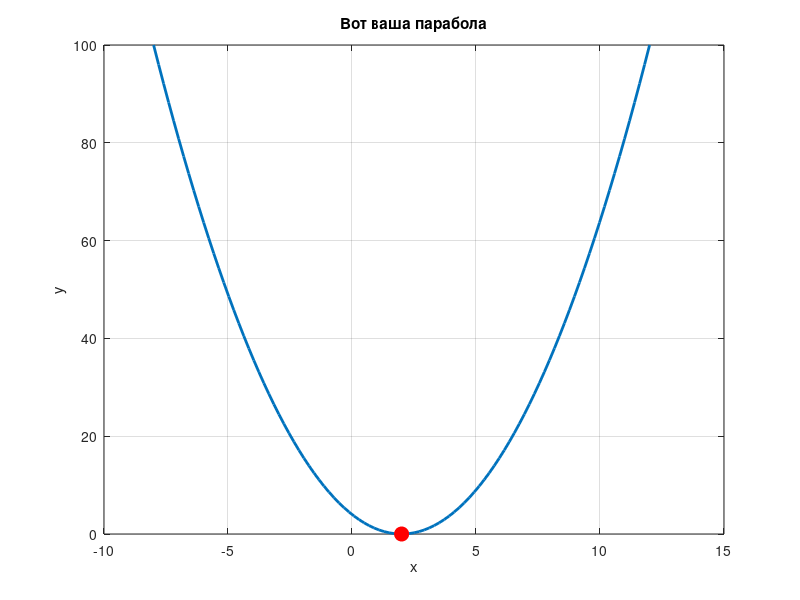

Recreate this plot in MATLAB.
%2 корня
%a=1;
%b=-5;
%c=4;
%Повторяющиеся корни
a=1;
b=-4;
c=4;
%Мнимые корни
%a=1;
%b=1;
%c=1;

x1 = (- b + sqrt(b^2 - 4 * a * c)) / (2 * a)
x2 = (- b - sqrt(b^2 - 4 * a * c)) / (2 * a)


x_center = -b / (2*a)

x = linspace(x_center-10,x_center + 10,100);
y = a * x.^2 + b * x + c;
figure;
plot(x, y, "LineWidth", 2);
if isreal(x1) && isreal(x2)
    hold on;
    plot(x1, 0,'ro','MarkerFaceColor','r', 'MarkerSize', 10);
    plot(x2, 0,'ro','MarkerFaceColor','r', 'MarkerSize', 10);
    hold off;
else
    fprintf("Корни мнимые")
end

grid on;
title("Вот ваша парабола");
xlabel("x");
ylabel("y");
